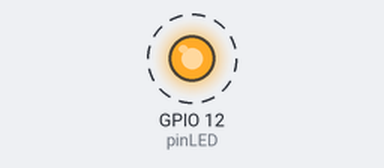
Simulated run of this sketch. Board: ESP32. Shown: output pins drawn as LEDs (lit = HIGH). Dashed ring = blinking. What the sketch prints to the serial monitor is not drawn.

Above: at 1.1 s.
Timing chart, 0 to 4.0 s (numbered marks = the images above):
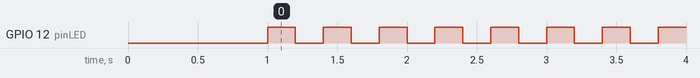

The sketch:

freetos_tarea1.ino
```cpp
#include <Arduino.h>
const int pinLED = 12; // Pin de conexión LED
void setup() {

  Serial.begin(112500); //ojo! con la velocidad
  delay(1000);

  pinMode(12, OUTPUT);
  xTaskCreate(Tarea1,"Tarea1",1000,NULL,1,NULL); //num palabras que se usa como pila de tareas
  xTaskCreate(Tarea2,"Tarea2",1000,NULL,1,NULL);

}

void loop() {
  delay(1000);
}

void Tarea1( void * parameter )
{
    while(1){
      Serial.println("Hola mundo");
      vTaskDelay(1000);
    }

    //vTaskDelete( NULL );

}

void Tarea2( void * parameter)
{
  while(1){
    digitalWrite(pinLED, HIGH); //  LED ON.
    vTaskDelay(200);                 // Espero 200 ms
    digitalWrite(pinLED, LOW);  // LED OFF.
    vTaskDelay(200);
  }
    //vTaskDelete( NULL );
}
```

Measured:
- by itself, GPIO 12 (pinLED): alternates HIGH for 0.20 s and LOW for 0.20 s
